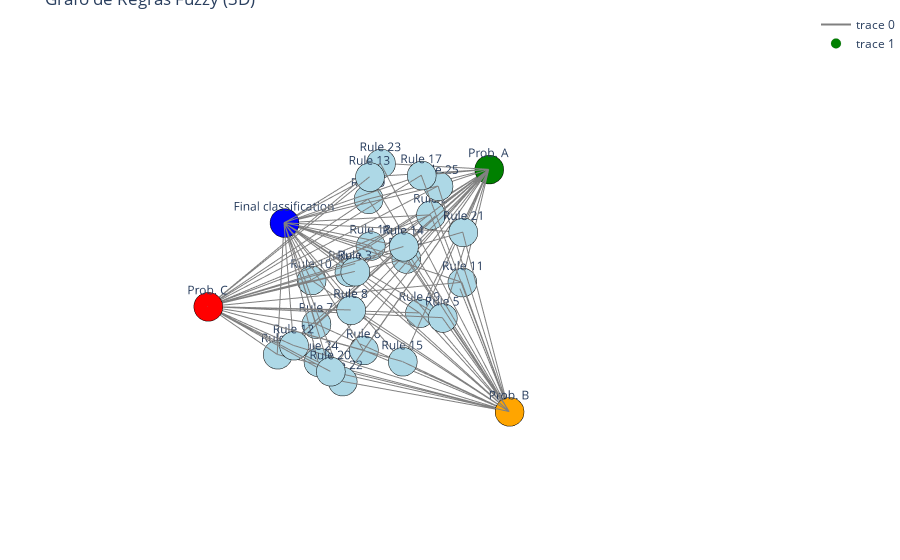

Notebook code for this chart:
### Markdown cell above
### Representation of rules with graphs

### Code cell
import numpy as np
import networkx as nx
import plotly.graph_objects as go

# Create the graph
G = nx.DiGraph()

# Add nodes for the fuzzy variables
G.add_node('Prob. A', type='input A')
G.add_node('Prob. B', type='input B')
G.add_node('Prob. C', type='input C')
G.add_node('Final classification', type='output')

# Add edges representing the rules
for idx, rule in enumerate(classifier.rules):
    rule_name = f'Rule {idx + 1}'
    G.add_node(rule_name, type='rule')

    # Connect the antecedent variables to the rule
    G.add_edge('Prob. A', rule_name)
    G.add_edge('Prob. B', rule_name)
    G.add_edge('Prob. C', rule_name)

    # Connect the rule to the consequent variable
    G.add_edge(rule_name, 'Final classification')

# Generate starting positions for nodes
pos = nx.spring_layout(G, dim=3, seed=42, k=0.5)  

# Manually adjust positions for "Prob. A", "Prob. B" and "Prob. C"
pos['Prob. A'] = np.array([-1.5, 0, 0.5])  
pos['Prob. B'] = np.array([0, 1.5, -0.5])  
pos['Prob. C'] = np.array([1.5, 0, 0.5]) 

x_nodes = [pos[node][0] for node in G.nodes]
y_nodes = [pos[node][1] for node in G.nodes]
z_nodes = [pos[node][2] for node in G.nodes]

edge_x = []
edge_y = []
edge_z = []

for edge in G.edges:
    x0, y0, z0 = pos[edge[0]]
    x1, y1, z1 = pos[edge[1]]
    edge_x.extend([x0, x1, None])
    edge_y.extend([y0, y1, None])
    edge_z.extend([z0, z1, None])

node_colors = []
for node in G.nodes:
    if G.nodes[node]['type'] == 'input A':
        node_colors.append('green')  # Prob. A
    elif G.nodes[node]['type'] == 'input B':
        node_colors.append('orange')  # Prob. B
    elif G.nodes[node]['type'] == 'input C':
        node_colors.append('red')  # Prob. C
    elif G.nodes[node]['type'] == 'output':
        node_colors.append('blue')  # Output
    else:
        node_colors.append('lightblue')  # Rules

fig = go.Figure()

fig.add_trace(go.Scatter3d(
    x=edge_x, y=edge_y, z=edge_z,
    mode='lines',
    line=dict(color='gray', width=2),
    hoverinfo='none'
))

fig.add_trace(go.Scatter3d(
    x=x_nodes, y=y_nodes, z=z_nodes,
    mode='markers+text',
    marker=dict(size=10, color=node_colors, line=dict(width=0.1, color='black')),
    text=list(G.nodes),
    textposition='top center',
    hoverinfo='text'
))

fig.update_layout(
    title='Grafo de Regras Fuzzy (3D)',
    scene=dict(
        xaxis=dict(visible=False),
        yaxis=dict(visible=False),
        zaxis=dict(visible=False)
    ),
    margin=dict(l=0, r=0, t=10, b=0),
    paper_bgcolor='white'  # Fundo geral branco
)

fig.show()

### Figure 1 — Plotly figure (JSON) as saved in the notebook; plotly's stock layout.template omitted (floating-point values rounded to 4 significant figures; data arrays with more than 128 entries replaced by an {"elided": "..."} marker saying what was removed)
{"data": [{"hoverinfo": "none", "line": {"color": "gray", "width": 2}, "mode": "lines", "type": "scatter3d", "x": {"elided": "300 float values"}, "y": {"elided": "300 float values"}, "z": {"elided": "300 float values"}}, {"hoverinfo": "text", "marker": {"color": ["green", "orange", "red", "blue", "lightblue", "lightblue", "lightblue", "lightblue", "lightblue", "lightblue", "lightblue", "lightblue", "lightblue", "lightblue", "lightblue", "lightblue", "lightblue", "lightblue", "lightblue", "lightblue", "lightblue", "lightblue", "lightblue", "lightblue", "lightblue", "lightblue", "lightblue", "lightblue", "lightblue"], "line": {"color": "black", "width": 0.1}, "size": 10}, "mode": "markers+text", "text": ["Prob. A", "Prob. B", "Prob. C", "Final classification", "Rule 1", "Rule 2", "Rule 3", "Rule 4", "Rule 5", "Rule 6", "Rule 7", "Rule 8", "Rule 9", "Rule 10", "Rule 11", "Rule 12", "Rule 13", "Rule 14", "Rule 15", "Rule 16", "Rule 17", "Rule 18", "Rule 19", "Rule 20", "Rule 21", "Rule 22", "Rule 23", "Rule 24", "Rule 25"], "textposition": "top center", "type": "scatter3d", "x": [-1.5, 0, 1.5, 0.4396, 0.8029, -0.8546, 0.4656, -0.7239, 0.0108, 0.1197, 0.1614, 0.7765, -0.6675, 0.02742, -0.5296, 0.8905, 0.08245, 0.3082, 0.3278, -0.4094, -0.3026, -0.5435, -0.44, 0.8905, -0.4776, 0.635, -0.588, 0.4609, -0.6884], "y": [0, 1.5, 0, -0.5705, -0.3597, -0.1325, 0.3211, -0.3158, 0.8022, -0.01909, -0.6459, 0.6246, -0.7686, -0.8435, 0.5411, 0.04252, 0.08942, 0.6699, 0.6815, -0.8013, 0.2567, -0.6204, 0.1417, 0.4884, 0.5581, 0.2973, -0.5031, -0.2535, 0.09294], "z": [0.5, -0.5, 0.5, 0.4836, -0.5809, 0.2185, 0.4437, -0.2824, 0.02427, -0.7421, -0.7695, 0.4174, 0.2127, -0.424, -0.0385, -0.1842, 1, 0.7447, -0.3034, -0.5189, 0.9378, -0.1904, -0.536, -0.1674, 0.4843, -0.5677, 0.6952, -0.8171, 0.6502]}], "layout": {"margin": {"b": 0, "l": 0, "r": 0, "t": 10}, "paper_bgcolor": "white", "scene": {"xaxis": {"visible": false}, "yaxis": {"visible": false}, "zaxis": {"visible": false}}, "title": {"text": "Grafo de Regras Fuzzy (3D)"}}}
